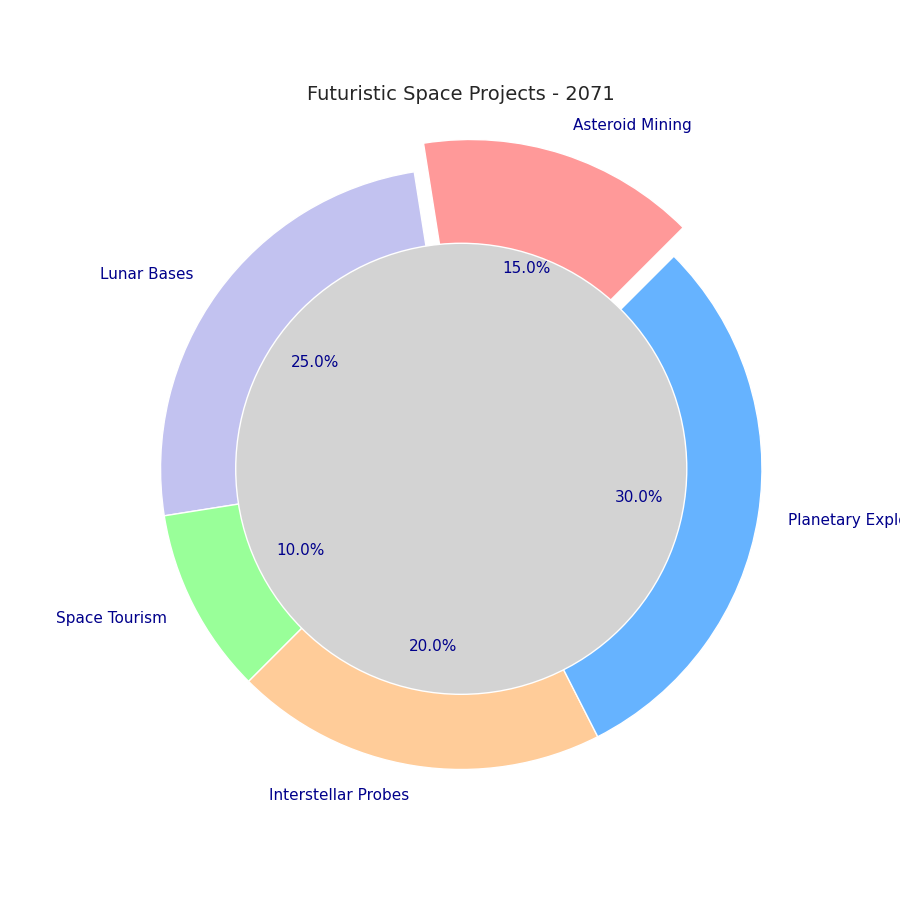

Write Python code to recreate this figure.
import matplotlib.pyplot as plt

# Altered textual elements
exploration_areas = ['Asteroid Mining', 'Lunar Bases', 'Space Tourism', 'Interstellar Probes', 'Planetary Exploration']
mission_distribution = [15, 25, 10, 20, 30]

colors = ['#ff9999', '#c2c2f0', '#99ff99', '#ffcc99', '#66b3ff']

fig, ax = plt.subplots(figsize=(9, 9))

explode = (0.1, 0, 0, 0, 0)

# Randomized textual elements: labels, percentage positions, and title
wedges, texts, autotexts = ax.pie(
    mission_distribution,
    labels=exploration_areas,
    autopct='%1.1f%%',
    startangle=45,
    colors=colors,
    explode=explode,
    textprops={'fontsize': 11, 'weight': 'normal', 'color': 'darkblue'},
    pctdistance=0.6
)

centre_circle = plt.Circle((0, 0), 0.75, fc='lightgrey')
fig.gca().add_artist(centre_circle)

ax.axis('equal')

ax.set_title("Futuristic Space Projects - 2071", fontsize=14, fontweight='medium')

plt.grid(True, linestyle='--', linewidth=0.5)

plt.show()
